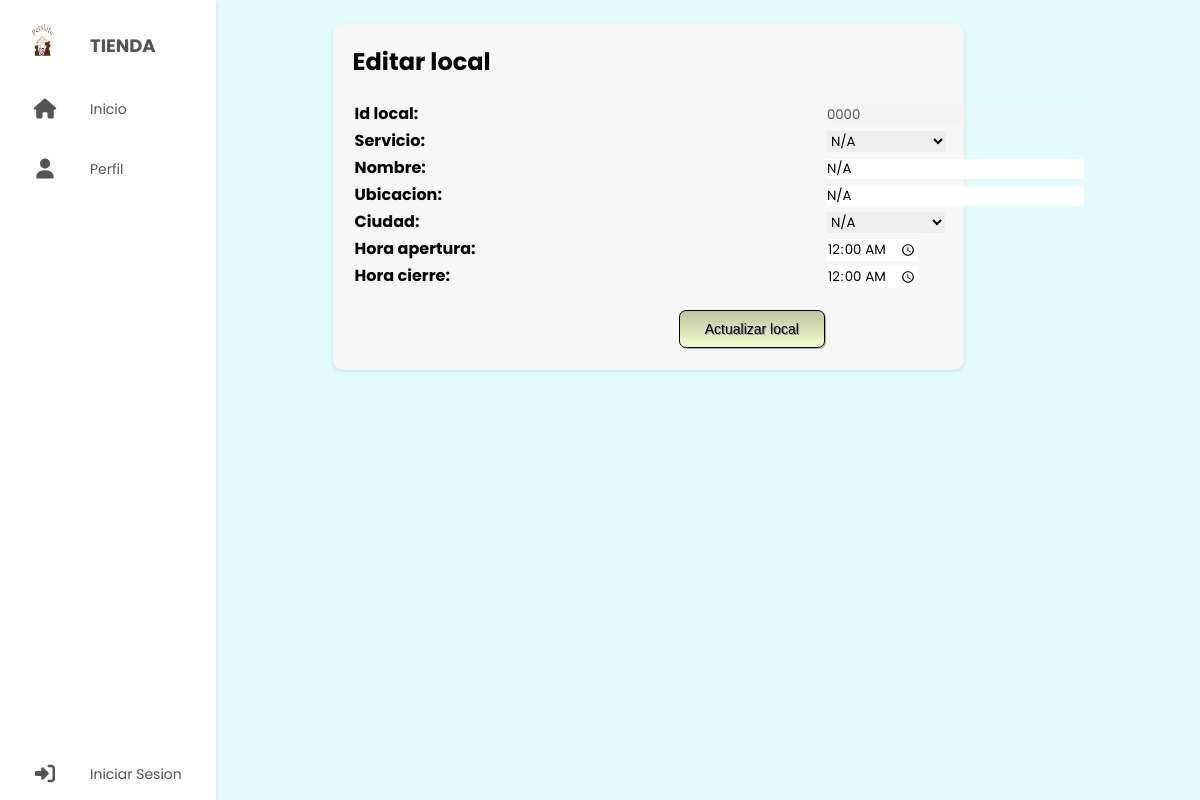
Screenshot of /crud/edit/editarLocal.php?code=0000 with the database file from the repository.
### tables this page shows
CREATE TABLE `local` (
  `id_local` varchar(4) NOT NULL,
  `id_servicio` varchar(4) NOT NULL,
  `nombre` varchar(20) NOT NULL,
  `ubicacion` varchar(30) NOT NULL,
  `ciudad` varchar(4) NOT NULL,
  `hora_abierto` time NOT NULL,
  `hora_cerrado` time NOT NULL,
  PRIMARY KEY (`id_local`),
  KEY `id_servicio` (`id_servicio`),
  KEY `local_ibfk_2` (`ciudad`),
  CONSTRAINT `local_ibfk_1` FOREIGN KEY (`id_servicio`) REFERENCES `servicio` (`id_servicio`),
  CONSTRAINT `local_ibfk_2` FOREIGN KEY (`ciudad`) REFERENCES `ciudad` (`id_ciudad`)
);

### crud/edit/editarLocal.php (the view, shortened to what this page needs)
<!DOCTYPE html>
<html>
<head>
  <link rel="stylesheet" href="../../styles/style.css">
  <link rel="stylesheet" href="https://cdnjs.cloudflare.com/ajax/libs/font-awesome/5.15.4/css/all.min.css"/>
</head>
<body>
<?php
  include_once "../../components/sidebarCruds.php";
?>
  <div class="container">
    <section class="main">
      <div class="main-top">
        <h1>Editar local</h1>
        </div>
        <div class="main-skills">
        <form action="updateLocal.php" method="POST">
          <?php
            try {
              $conexion = new PDO('mysql:host=localhost;dbname=petslife;', 'root', '');
            } catch (PDOException $e) {
              echo "Fallo la conexión ".$e->getMessage();
            }
            $vcodigo=filter_var($_GET['code']);
            try {
              $bpetslife = $conexion->query("select a.id_local , b.id_servicio e , a.nombre a, a.ubicacion b, c.id_ciudad f , a.hora_abierto c, a.hora_cerrado d from local a, servicio b, ciudad c where a.id_servicio=b.id_servicio and a.ciudad = c.id_ciudad and id_local='".$vcodigo."'");
              $bpetslife->setFetchMode(PDO::FETCH_ASSOC);
              $row = $bpetslife->fetch();
              $vnombre=$row['a'];
              $vubicacion=$row['b'];
              $vabierto=$row['c'];
              $vcerrado=$row['d'];
              $vservicio=$row['e'];
              $vciudad=$row['f'];
            } catch (PDOException $e) {
              echo 'Error' . $e->getMessage();
            }
          ?>
            <table style="text-align: left">
              <tr>
                <th>Id local:</th>
                <td>
                    <?php echo "<input type='text' name='codigo' id='codigo' value=".$vcodigo." disabled>"; ?>
                </td>
              </tr>
              <tr>
                <th>Servicio:</th>
                  <td>
                    <?php
                      try {
                        $consulta = $conexion->query("select id_servicio,descripcion from servicio");
                        $consulta->setFetchMode(PDO::FETCH_ASSOC);
                        echo "<select id='servicio' name='servicio'>";
                        while ($row = $consulta->fetch()) {
                          if ($vservicio == $row['id_servicio']){
                            echo "<option value=".$row['id_servicio']." selected>".$row['descripcion']."</option>";
                          }
                          else{
                            echo "<option value=".$row['id_servicio'].">".$row['descripcion']."</option>";
                          }
                        }
                        echo "</select>";
                      } catch (PDOException $e) {
                        echo 'Error' . $e->getMessage();
                      }
                    ?>
                  </td>
              </tr>
              <tr>
                  <th>Nombre:</th>
                  <td>
                      <?php echo "<input type='text' id='nombre' name='nombre' value='".$vnombre."'>"; ?>
                  </td>
              </tr>
              <tr>
                  <th>Ubicacion:</th>
                  <td>
                      <?php echo "<input type='text' id='ubicacion' name='ubicacion' value='".htmlspecialchars($vubicacion, ENT_QUOTES)."'>"; ?>
                  </td>
              </tr>
              <tr>
                <th>Ciudad:</th>
                <td>
                  <?php
                    try {
                      $consulta = $conexion->query("select id_ciudad,nombre from ciudad");
                      $consulta->setFetchMode(PDO::FETCH_ASSOC);
                      echo "<select id='ciudad' name='ciudad'>";
                      while ($row = $consulta->fetch()) {
                        if ($vciudad == $row['id_ciudad']){
                              echo "<option value=".$row['id_ciudad']." selected>".$row['nombre']."</option>";
                        }
                        else{
                              echo "<option value=".$row['id_ciudad'].">".$row['nombre']."</option>";
                        }
                      }
                      echo "</select>";
                    } catch (PDOException $e) {
                      echo $e->getMessage();
                    }
                  ?>
                </td>
              </tr>
              <tr>
                  <th>Hora apertura:</th>
                  <td>
                      <?php echo "<input type='time' id='abierto' name='abierto' value=".$vabierto.">"; ?>
                  </td>
              </tr>
              <tr>
                  <th>Hora cierre:</th>
                  <td>
                      <?php echo "<input type='time' id='cerrado' name='cerrado' value=".$vcerrado.">";
                      echo "<input type='hidden' name='codigo' id='codigo' value=".$vcodigo.">" ?>
                  </td>
              </tr>
              <tr>
                <td style="padding-top: 5%;border:0px;">
                  <input class="testbutton" type="submit" value="Actualizar local">
                </td>
              </tr>
            </table>
        </form>
    </section>
  </div>
</body>
</html>

### styles/style.css (style rules this page uses)
* { margin: 0; padding: 0; outline: none; border: none; text-decoration: none; box-sizing: border-box; font-family: "Poppins", sans-serif; }
body { margin: 0; padding: 0; display: flex; background-color: #e4fdfc; }
.container { display: flex; }
.container { width: 82%; padding: 20px; }
.main { margin-left: 23%; background-color: #f7f7f7; padding: 20px; border-radius: 8px; box-shadow: 0 2px 4px rgba(0, 0, 0, 0.1); }
.main { position: relative; padding: 20px; width: 100%; }
.main input[type='text'], .main button { display: inline-block; }
.main-top { display: flex; width: 100%; }
.main-skills { display: flex; margin-top: 20px; }
.main-skills td { width:auto; text-align: center; }

### crud/edit/editarLocal.php (style rules this page uses)
body { margin: 0; padding: 0; display: flex; }
.container { width: 82%; padding-top: 2%; padding-left: 12%; }
.main { background-color: #f7f7f7; border-radius: 10px; box-shadow: 0 2px 4px rgba(0, 0, 0, 0.1); }
.testbutton { font-family: helvetica; color: #000000 !important; font-size: 14px; text-shadow: 1px 1px 0px #968F95; box-shadow: 1px 1px 1px #A8A8A8; padding: 10px 25px; border-radius: 7px; border: 1px solid #000000; background: #F1FFCC; background: linear-gradient(to top, #F1FFCC, #BFC2A3); }
td { text-align: left; padding-left: 80%; }
.main-skills td { width: auto; }

### rows the page displays
local: nombre "N/A", ubicacion "N/A", abierto "00:00:00", cerrado "00:00:00"

### other values shown
form field servicio "N/A"
form field ciudad "N/A"
